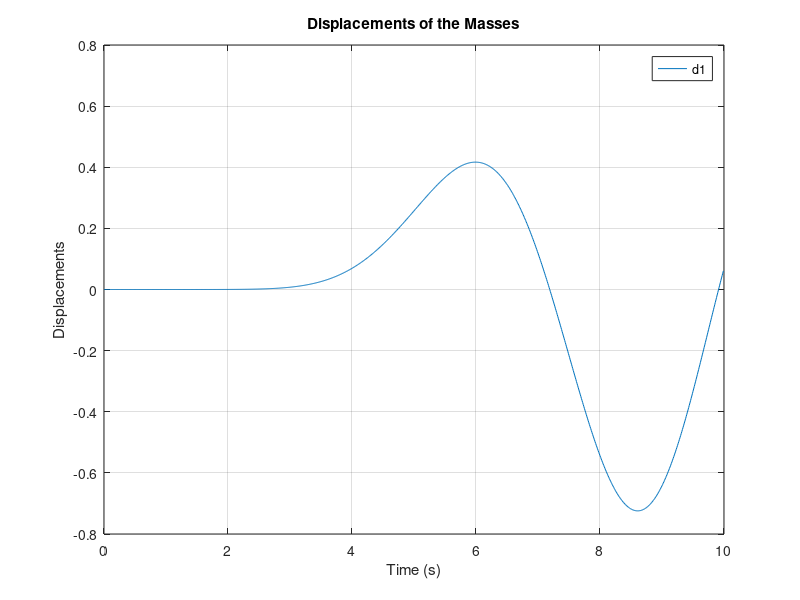

This chart was generated by the following MATLAB code:
% MATLAB Script for Defining a Discrete Linear System

% Continuous-time system matrices
A = [0  0  0  0  0  0  1  0  0  0  0  0;
     0  0  0  0  0  0  0  1  0  0  0  0;
     0  0  0  0  0  0  0  0  1  0  0  0;
     0  0  0  0  0  0  0  0  0  1  0  0;
     0  0  0  0  0  0  0  0  0  0  1  0;
     0  0  0  0  0  0  0  0  0  0  0  1;
    -2  1  0  0  0  0  0  0  0  0  0  0;
     1 -2  1  0  0  0  0  0  0  0  0  0;
     0  1 -2  1  0  0  0  0  0  0  0  0;
     0  0  1 -2  1  0  0  0  0  0  0  0;
     0  0  0  1 -2  1  0  0  0  0  0  0;
     0  0  0  0  1 -1  0  0  0  0  0  0];

B = [0  0  0;
     0  0  0;
     0  0  0;
     0  0  0;
     0  0  0;
     0  0  0;
     1  0  0;
    -1  0 -1;
     0  0  0;
     0  0  0;
     0  1  0;
     0 -1  0];

% Output matrix (example: observe all displacements)

C = [1 0 0 0 0 0 0 0 0 0 0 0];

% Sampling time
Ts = 0.01; % Choose an appropriate sampling time

% Discretize the system
sys_continuous = ss(A, B, C, zeros(size(C, 1), size(B, 2)));
sys_discrete = c2d(sys_continuous, Ts);

% Extract discrete-time matrices
Ad = sys_discrete.A;
Bd = sys_discrete.B;
Cd = sys_discrete.C;

% Display the discrete system matrices
disp('Discrete-time A matrix:');
disp(Ad);
disp('Discrete-time B matrix:');
disp(Bd);
disp('Discrete-time C matrix:');
disp(Cd);

% Simulate the system with an initial condition
x0 = [0; 0; 0; 0; 0; 1; 0; 0; 0; 0; 0; 0]; % Initial state
N = 1000; % Number of simulation steps
u = zeros(size(B, 2), N); % Zero input for open-loop simulation

% Preallocate state and output arrays
x = zeros(size(Ad, 1), N);
y = zeros(size(Cd, 1), N);
x(:, 1) = x0;

% Simulate the system
for k = 1:N-1
    x(:, k+1) = Ad * x(:, k) + Bd * u(:, k);
    y(:, k) = Cd * x(:, k);
end
y(:, N) = Cd * x(:, N);

% Plot the displacements
time = (0:N-1) * Ts;
figure;
plot(time, y');
xlabel('Time (s)');
ylabel('Displacements');
legend('d1', 'd2', 'd3', 'd4', 'd5', 'd6');
title('Displacements of the Masses');
grid on;
